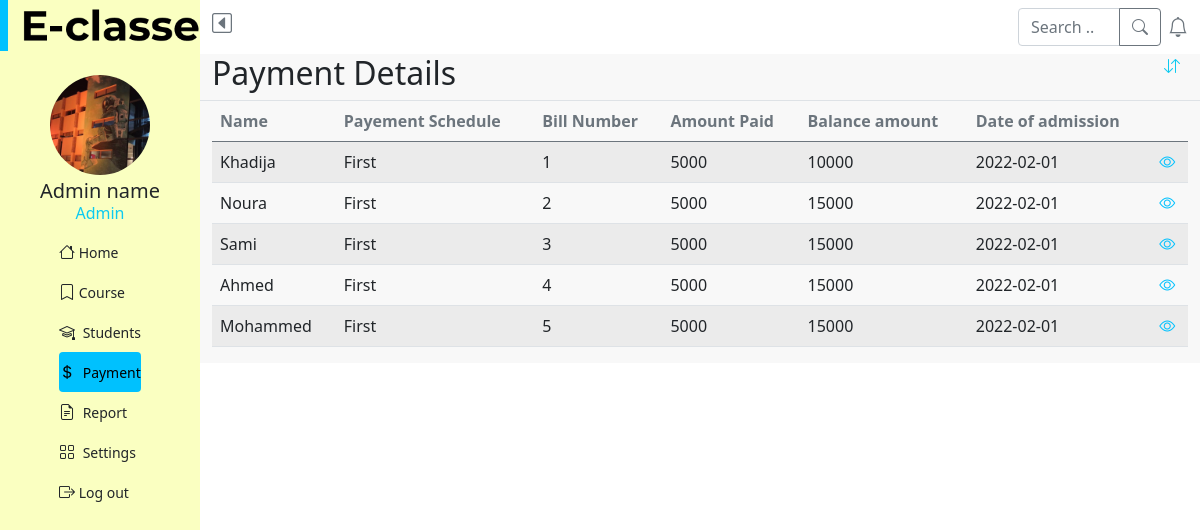
Page /dashPayment.php on the committed database.
### tables this page shows
CREATE TABLE `payment_details` (
  `Name` varchar(50) NOT NULL,
  `schedual` varchar(100) NOT NULL,
  `Bill` int(20) NOT NULL,
  `Amount` float NOT NULL,
  `Balance` float NOT NULL,
  `Date_addmission` date NOT NULL
);

### dashPayment.php (the view, shortened to what this page needs)
<!DOCTYPE html>
<html lang="en">
<head>
  <link rel="stylesheet" href="style.css">
  <link rel="stylesheet" href="./bootsrap/bootstrap.min.css">
  <link rel="stylesheet" href="bootsrap/font/bootstrap-icons.css" />
</head>
<body>
  <div class="container-fluid">
    <div class="row flex-nowrap">
      <?php
      include 'Component/sidebar.php';
      ?>
      <div class="col-9 col-md-9 col-lg-9 col-xl-10">
        <?php
        include 'Component/header.php';
        ?>
        <main class="row" style="background-color: #f8f8f8">
          <div class="border-bottom d-flex justify-content-between">
            <h2>Payment Details</h2>
            <div>
              <a href="#" class="link-info px-2"><i class="bi bi-arrow-down-up"></i></a>
            </div>
          </div>
          <div class="table-responsive " style="max-height: 400px;">
            <table class="table table-striped">
              <thead class="text-secondary">
                <tr>
                  <th scope="col">Name</th>
                  <th scope="col">Payement Schedule</th>
                  <th scope="col">Bill Number</th>
                  <th scope="col">Amount Paid</th>
                  <th scope="col">Balance amount</th>
                  <th scope="col">Date of admission</th>
                  <th scope="col"></th>
                </tr>
              </thead>
              <tbody>
                <?php
                 include "./include_Mysql/connection.php";
                 $arr_payments= mysqli_query($conn,"SELECT * FROM payment_details");
                 while ($p = mysqli_fetch_array($arr_payments)) : ?>
                  <tr>
                      <td> <?php echo $p['Name'] ?></td>
                      <td> <?php echo $p['schedual'] ?></td>
                      <td> <?php echo $p['Bill'] ?></td>
                      <td> <?php echo $p['Amount'] ?></td>
                      <td> <?php echo $p['Balance'] ?></td>
                      <td> <?php echo $p['Date_addmission'] ?></td>
                    <td style="color: #00c1fe"> <i class="bi bi-eye"></i></td>
                  </tr>
                <?php endwhile; ?>
              </tbody>
            </table>
          </div>
        </main>
      </div>
    </div>
  </div>
</body>
</html>

### rows in the picture
payment_details: Name "Khadija", schedual "First", Bill "1", Amount "5000", Balance "10000", Date_addmission "2022-02-01"
payment_details: Name "Noura", schedual "First", Bill "2", Amount "5000", Balance "15000", Date_addmission "2022-02-01"
payment_details: Name "Sami", schedual "First", Bill "3", Amount "5000", Balance "15000", Date_addmission "2022-02-01"
payment_details: Name "Ahmed", schedual "First", Bill "4", Amount "5000", Balance "15000", Date_addmission "2022-02-01"
payment_details: Name "Mohammed", schedual "First", Bill "5", Amount "5000", Balance "15000", Date_addmission "2022-02-01"
